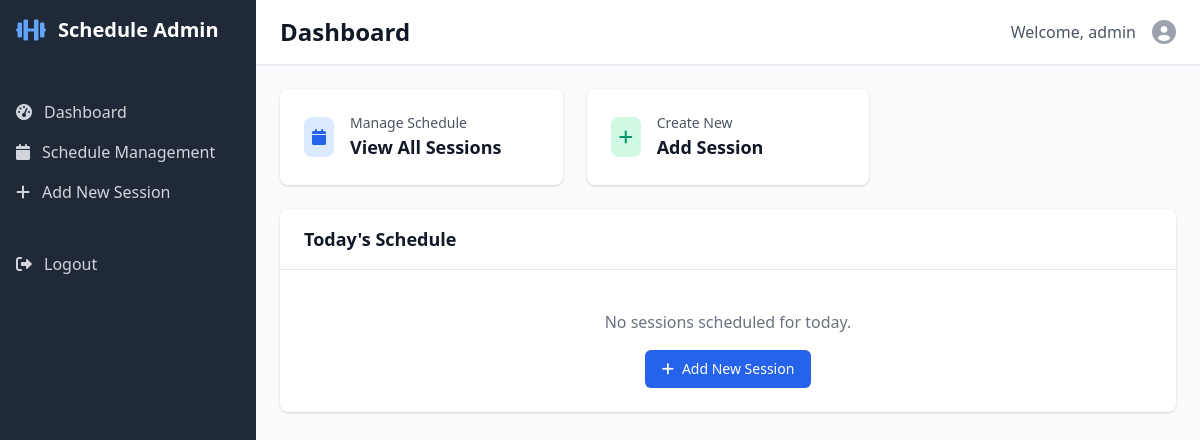
The page /dashboard (signed in) on the database as committed earlier.
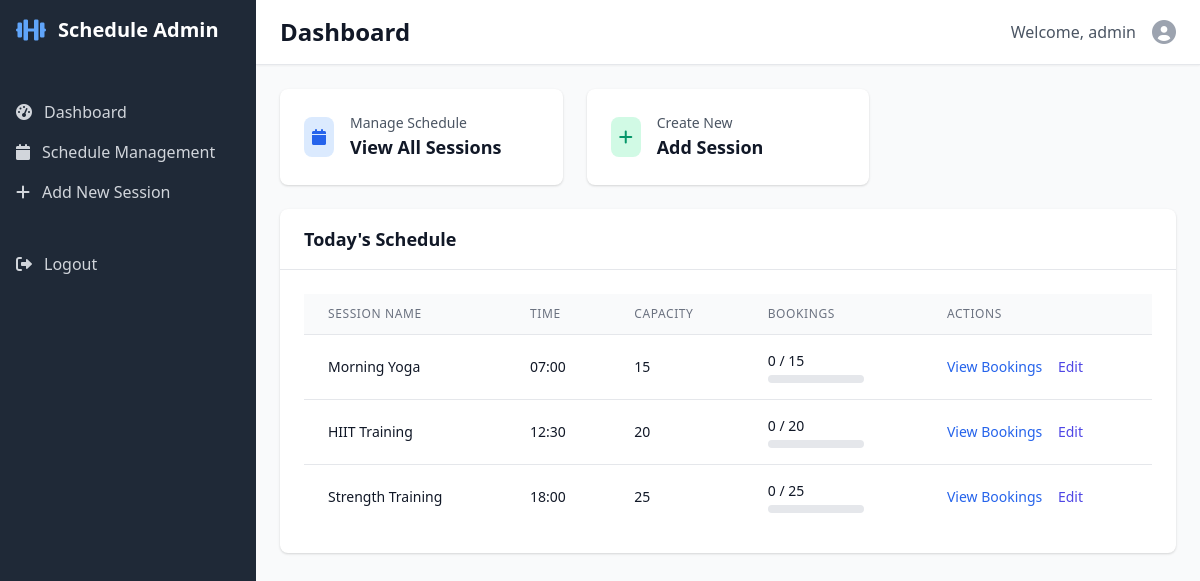
The same page on the database as committed later.
### tables this page shows
CREATE TABLE schedule (
            id INTEGER PRIMARY KEY AUTOINCREMENT,
            name TEXT NOT NULL,
            date TEXT NOT NULL,
            time TEXT NOT NULL,
            capacity INTEGER DEFAULT 20,
            booked_count INTEGER DEFAULT 0,
            created_at TIMESTAMP DEFAULT CURRENT_TIMESTAMP
        );

### Group 6/src/admin_app.py (the view)
    def decorated_function(*args, **kwargs):
        if 'admin_logged_in' not in session:
            return redirect(url_for('login'))
        return f(*args, **kwargs)

### Group 6/src/admin_app.py (called while the page is built)
def admin_required(f):
    def decorated_function(*args, **kwargs):
        if 'admin_logged_in' not in session:
            return redirect(url_for('login'))
        return f(*args, **kwargs)
    decorated_function.__name__ = f.__name__
    return decorated_function

@app.route('/dashboard')
@admin_required
def dashboard():
    today_schedule = db.get_today_schedule()
    return render_template('admin_dashboard.html', today_schedule=today_schedule)

### Group 6/src/gym_database.py (called while the page is built)
    def get_today_schedule(self):
        today = datetime.now().strftime("%Y-%m-%d")
        self.cursor.execute(
            """
            SELECT id, name, date, time, capacity, booked_count
            FROM schedule
            WHERE date = ?
            ORDER BY time
            """,
            (today,)
        )
        return self.cursor.fetchall()

### Group 6/src/templates/admin_dashboard.html (shortened to what this page needs)
{% extends "admin_base.html" %}
{% block header %}Dashboard{% endblock %}
{% block content %}
<div class="space-y-6">
    <div class="grid grid-cols-1 md:grid-cols-3 gap-6">
        <a href="/schedule" class="bg-white p-6 rounded-lg shadow hover:shadow-md transition-shadow">
            <div class="flex items-center">
                <div class="p-2 bg-blue-100 rounded-lg">
                    <i class="fas fa-calendar text-blue-600"></i>
                </div>
                <div class="ml-4">
                    <p class="text-sm font-medium text-gray-600">Manage Schedule</p>
                    <p class="text-lg font-bold text-gray-900">View All Sessions</p>
                </div>
            </div>
        </a>
        <a href="/add_schedule" class="bg-white p-6 rounded-lg shadow hover:shadow-md transition-shadow">
            <div class="flex items-center">
                <div class="p-2 bg-green-100 rounded-lg">
                    <i class="fas fa-plus text-green-600"></i>
                </div>
                <div class="ml-4">
                    <p class="text-sm font-medium text-gray-600">Create New</p>
                    <p class="text-lg font-bold text-gray-900">Add Session</p>
                </div>
            </div>
        </a>
    </div>
    <div class="bg-white rounded-lg shadow">
        <div class="px-6 py-4 border-b border-gray-200">
            <h2 class="text-lg font-semibold text-gray-900">Today's Schedule</h2>
        </div>
        <div class="p-6">
            {% if today_schedule %}
                <div class="overflow-x-auto">
                    <table class="min-w-full divide-y divide-gray-200">
                        <thead class="bg-gray-50">
                            <tr>
                                <th class="px-6 py-3 text-left text-xs font-medium text-gray-500 uppercase tracking-wider">Session Name</th>
                                <th class="px-6 py-3 text-left text-xs font-medium text-gray-500 uppercase tracking-wider">Time</th>
                                <th class="px-6 py-3 text-left text-xs font-medium text-gray-500 uppercase tracking-wider">Capacity</th>
                                <th class="px-6 py-3 text-left text-xs font-medium text-gray-500 uppercase tracking-wider">Bookings</th>
                                <th class="px-6 py-3 text-left text-xs font-medium text-gray-500 uppercase tracking-wider">Actions</th>
                            </tr>
                        </thead>
                        <tbody class="bg-white divide-y divide-gray-200">
                            {% for session in today_schedule %}
                            <tr>
                                <td class="px-6 py-4 whitespace-nowrap">
                                    <div class="text-sm font-medium text-gray-900">{{ session[1] }}</div>
                                </td>
                                <td class="px-6 py-4 whitespace-nowrap">
                                    <div class="text-sm text-gray-900">{{ session[3] }}</div>
                                </td>
                                <td class="px-6 py-4 whitespace-nowrap">
                                    <div class="text-sm text-gray-900">{{ session[4] }}</div>
                                </td>
                                <td class="px-6 py-4 whitespace-nowrap">
                                    <div class="text-sm text-gray-900">{{ session[5] }} / {{ session[4] }}</div>
                                    <div class="w-24 h-2 bg-gray-200 rounded-full mt-1">
                                    </div>
                                </td>
                                <td class="px-6 py-4 whitespace-nowrap text-sm font-medium">
                                    <a href="/view_bookings/{{ session[0] }}" class="text-blue-600 hover:text-blue-900 mr-3">View Bookings</a>
                                    <a href="/edit_schedule/{{ session[0] }}" class="text-indigo-600 hover:text-indigo-900">Edit</a>
                                </td>
                            </tr>
                            {% endfor %}
                        </tbody>
                    </table>
                </div>
            {% else %}
                <p class="text-gray-500 text-center py-4">No sessions scheduled for today.</p>
                <div class="text-center">
                    <a href="/add_schedule" class="inline-flex items-center px-4 py-2 border border-transparent rounded-md shadow-sm text-sm font-medium text-white bg-blue-600 hover:bg-blue-700">
                        <i class="fas fa-plus mr-2"></i>
                        Add New Session
                    </a>
                </div>
            {% endif %}
        </div>
    </div>
</div>
{% endblock %}

### Group 6/src/templates/admin_base.html (shortened to what this page needs)
<!DOCTYPE html>
<html lang="en">
<head>
    <link href="https://cdn.jsdelivr.net/npm/tailwindcss@2.2.19/dist/tailwind.min.css" rel="stylesheet">
    <link href="https://cdnjs.cloudflare.com/ajax/libs/font-awesome/6.0.0/css/all.min.css" rel="stylesheet">
</head>
<body class="bg-gray-50">
    <div class="flex h-screen">
        <div class="bg-gray-800 text-white w-64 flex-shrink-0">
            <div class="p-4">
                <div class="flex items-center">
                    <i class="fas fa-dumbbell text-blue-400 text-2xl mr-3"></i>
                    <span class="text-xl font-bold">Schedule Admin</span>
                </div>
            </div>
            <nav class="mt-8">
                <a href="/dashboard" class="flex items-center px-4 py-2 text-gray-300 hover:bg-gray-700 hover:text-white">
                    <i class="fas fa-tachometer-alt mr-3"></i>
                    Dashboard
                </a>
                <a href="/schedule" class="flex items-center px-4 py-2 text-gray-300 hover:bg-gray-700 hover:text-white">
                    <i class="fas fa-calendar mr-3"></i>
                    Schedule Management
                </a>
                <a href="/add_schedule" class="flex items-center px-4 py-2 text-gray-300 hover:bg-gray-700 hover:text-white">
                    <i class="fas fa-plus mr-3"></i>
                    Add New Session
                </a>
                <a href="/logout" class="flex items-center px-4 py-2 text-gray-300 hover:bg-gray-700 hover:text-white mt-8">
                    <i class="fas fa-sign-out-alt mr-3"></i>
                    Logout
                </a>
            </nav>
        </div>
        <div class="flex-1 flex flex-col overflow-hidden">
            <header class="bg-white shadow-sm border-b border-gray-200">
                <div class="flex justify-between items-center px-6 py-4">
                    <h1 class="text-2xl font-semibold text-gray-900">{% block header %}Admin Panel{% endblock %}</h1>
                    <div class="flex items-center space-x-4">
                        <span class="text-gray-600">Welcome, {{ session.admin_username }}</span>
                        <i class="fas fa-user-circle text-gray-400 text-2xl"></i>
                    </div>
                </div>
            </header>
            <main class="flex-1 overflow-y-auto p-6">
                {% block content %}{% endblock %}
            </main>
        </div>
    </div>
</body>
</html>

Rows that differ between the two databases and show on the page:
added schedule: name "Morning Yoga", time "07:00", capacity "15", booked_count "0"
added schedule: name "HIIT Training", time "12:30", capacity "20", booked_count "0"
added schedule: name "Strength Training", time "18:00", capacity "25", booked_count "0"
Other text that changed with them:
text no longer shown: "No sessions scheduled for today. Add New Session"
text now shown: "SESSION NAME TIME CAPACITY BOOKINGS ACTIONS"
